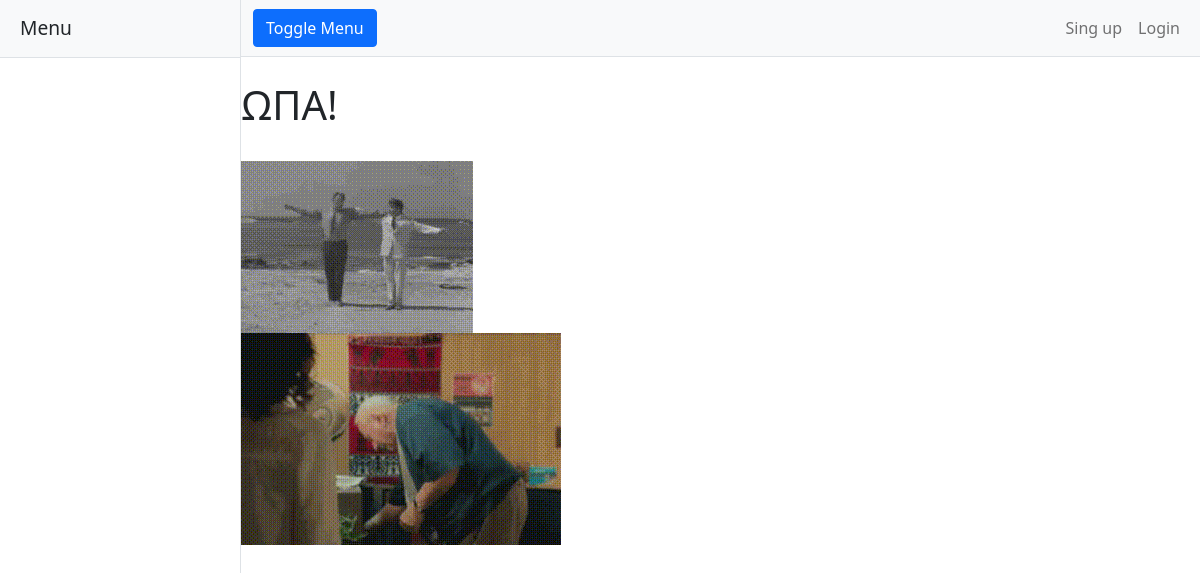
Before: / with the older database file.
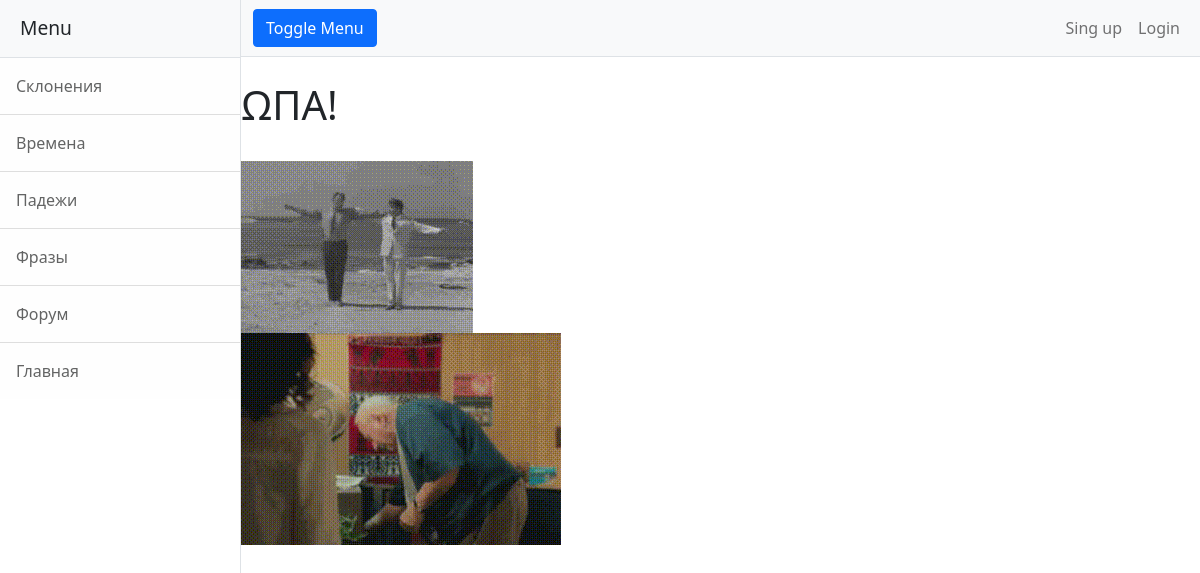
After: the same page with the newer database file.
### review/models.py (models this page shows, shortened)
class Sidebar(models.Model):
    head = models.CharField(max_length=100)
    link = models.CharField(max_length=150)
    class Meta:
        verbose_name = 'Сайдбар страница'
        verbose_name_plural = 'Сайдбар страницы'

### review/views.py (the view)
# urls.py: path('', main_page),
def main_page(r):
    return render(r, 'index.html')

### review/templatetags/sidebar.py (called while the page is built)
@register.simple_tag()
def get_sidebar():
    return Sidebar.objects.all()

### templates/index.html
{%extends 'main.html'%}
{%load static%}
{%block content%}
<h1 class="mt-4">ΩΠΑ!</h1><br>
<div class="row">
    <div class="column">
        <a href="https://www.youtube.com/watch?v=QskFT7AaKH0">
            <img src="{%static 'review/images/greece-dance.gif'%}">
        </a>
    </div>
    <div class="column">
        <a href="https://youtu.be/BWwU-3k69tE">
            <img src="{%static 'review/images/windex-putsomewindexonit.gif'%}">
        </a>
    </div>
</div>
{%endblock%}

### templates/main.html
{%include 'blocks/head.html'%}
{%load static%}
<html>
    <body>
        <div class="d-flex" id="wrapper">
            {%include 'blocks/sidebar.html'%}
            <div id="page-content-wrapper">
              {%include 'blocks/navbar.html'%}
              {%block content%}
              {%endblock%}
            </div>
        </div>
    </body>
</html>

### templates/blocks/head.html (shortened to what this page needs)
<!DOCTYPE html>
{%load static%}
{%block head%}
<head>
    <link href="{%static 'review/css/styles.css'%}" rel="stylesheet">
    <link href="{%static 'review/css/table_style.css'%}" rel="stylesheet">
</head>
{%endblock%}

### templates/blocks/sidebar.html
{%block sidebar%}
{%load sidebar%}
{%get_sidebar as pages%}
<div class="border-end bg-white" id="sidebar-wrapper">
    <div class="sidebar-heading border-bottom bg-light">Menu</div>
    <div class="list-group list-group-flush">
        {%for page in pages%}
            <a class="list-group-item list-group-item-action list-group-item-light p-3" href="{{page.link}}">{{page.head}}</a>
        {%endfor%}
    </div>
</div>
{%endblock%}

### templates/blocks/navbar.html (shortened to what this page needs)
{%block navbar%}
<nav class="navbar navbar-expand-lg navbar-light bg-light border-bottom">
    <div class="container-fluid">
        <button class="btn btn-primary" id="sidebarToggle">Toggle Menu</button>
        <div class="collapse navbar-collapse" id="navbarSupportedContent">
            {% if user.is_authenticated %}
            <ul class="navbar-nav ms-auto mt-2 mt-lg-0">
                <li class="nav-link">Welcome {{ user.username }}!</li>
                <li class="nav-item"><a class="nav-link" href="/logout">Logout</a></li>
            </ul>
            {%else%}
            <ul class="navbar-nav ms-auto mt-2 mt-lg-0">
                <li class="nav-item active"><a class="nav-link" href="/singup">Sing up</a></li>
                <li class="nav-item"><a class="nav-link" href="/login">Login</a></li>
            </ul>
            {% endif %}
        </div>
    </div>
</nav>
{%endblock%}

### static/review/css/table_style.css (style rules this page uses)
html { font-family: sans-serif; }

Changed rows visible on the page:
added Sidebar: head "Склонения"
added Sidebar: head "Времена"
added Sidebar: head "Падежи"
added Sidebar: head "Фразы"
added Sidebar: head "Форум"
added Sidebar: head "Главная"
